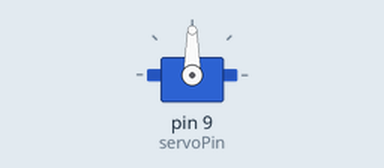
Simulated run of this sketch. Board: Arduino Uno, built with avr-gcc and run on an emulated ATmega328P. On the bench: servo.

Above: at 0.05 s.
Timing chart, 0 to 3.5 s (numbered marks = the images above):
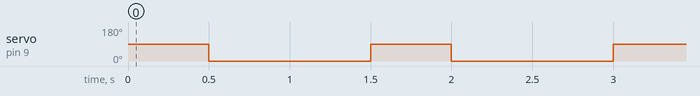

Measured:
- by itself, servo on pin 9 (servoPin): alternates 90° for 0.50 s and 0° for 1.0 s

The sketch:

test.ino
```cpp
#include <Servo.h>

Servo servo;
const int servoPin = 9;

void setup() {
  servo.attach(servoPin);
  servo.write(0);          // startpositie
}

void loop() {
  servo.write(90);         // beweeg naar 90°
  delay(500);              // 0,5 s vasthouden

  servo.write(0);          // terug naar 0°
  delay(1000);            // 10 s wachten
}
```
